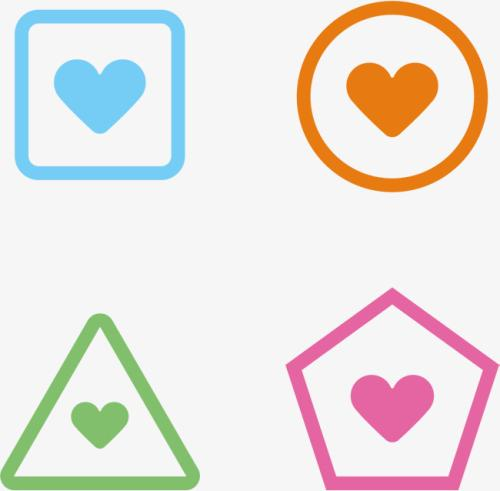
#> input picture Opencv_Learning/diffShape.jpg, 500 x 491 px
$ jupyter execute '15 Shape_Detection.ipynb'   (older library calls are emulated)
#> lines starting #> are read from the running program, lines starting #| are printed output that depends on the picture; after the words box and inside, x2 and y2 are one past the last pixel; in counts of white or black regions, pixels touching at a corner belong together
[cell 1]
import numpy as np
import cv2

# img = cv2.imread('noodle.png', 1)
# imgray = cv2.imread('noodel.png', 0)
img = cv2.imread('diffShape.jpg', 1)
#> img is the input picture: shape (491, 500, 3); mean B, G, R 224.8, 228.2, 233
imgray = cv2.imread('diffShape.jpg', 0)
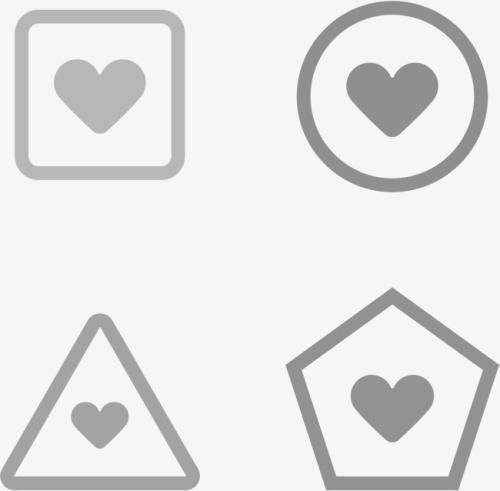
#> imgray: shape (491, 500); min 128, max 255, mean 229.3

_, threshold = cv2.threshold(imgray, 204, 255, cv2.THRESH_BINARY)
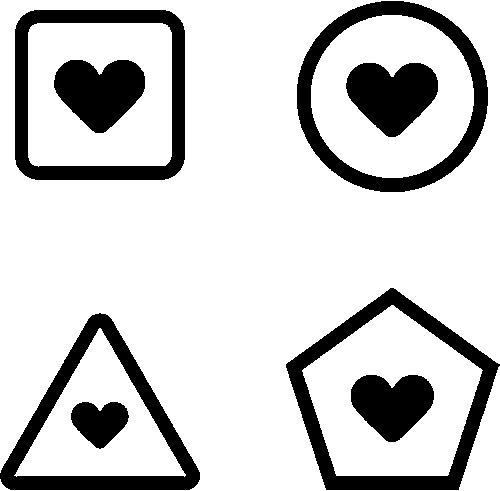
#> threshold: shape (491, 500); 80.8% white; 8 black regions
# CHAIN_APPROX_NONE:存储所有边界点 CHAIN_APPROX_SIMPLE:压缩垂直、水平、对角方向，只保留端点
_, contours, _ = cv2.findContours(threshold, cv2.RETR_TREE, cv2.CHAIN_APPROX_NONE)
#> contours = 11 contours; largest, box (x1, y1, x2, y2) and area: (0, 0, 500, 491) 193338, (296, 0, 489, 193) 29046, (14, 9, 186, 181) 28714, (302, 305, 483, 476) 21181, (311, 15, 474, 178) 20698

for contour in contours:
    # arcLength: 计算周长
    approx = cv2.approxPolyDP(contour, 0.01 * cv2.arcLength(contour, True),
                              True)  # 多边形拟合曲线, epsilon 拟合精度
    cv2.drawContours(img, [approx], 0, (0, 0, 0),3)  # contourIdx=0,处理一个contour
    x = approx.ravel()[0]
    y = approx.ravel()[1] -15 # 字体离contour远一点
    if len(approx) == 3:  # triangle
        cv2.putText(img,"Triangle",(x,y),cv2.FONT_HERSHEY_SIMPLEX, 0.5,(0,0,0))
    if len(approx) == 4:  # rectangle or square
        (x1,y1,w,h) = cv2.boundingRect(approx)
        aspectRatio = float(w)/h
        print(aspectRatio)
        if aspectRatio >= 0.95 and aspectRatio <= 1.05:
            cv2.putText(img,"Square",(x,y),cv2.FONT_HERSHEY_SIMPLEX, 0.5,(0,0,0))
        else:
            cv2.putText(img,"Rectangle",(x,y),cv2.FONT_HERSHEY_SIMPLEX, 0.5,(0,0,0))
    if len(approx) == 5:  # pentagon
        cv2.putText(img,"Pentagon",(x,y),cv2.FONT_HERSHEY_SIMPLEX, 0.5,(0,0,0))
    if len(approx) == 10:
        cv2.putText(img,"Star",(x,y),cv2.FONT_HERSHEY_SIMPLEX, 0.5,(0,0,0))
    else:
        cv2.putText(img,"Circle",(x,y),cv2.FONT_HERSHEY_SIMPLEX, 0.5,(0,0,0))
#> this loop made 11 passes
#> (x, y) on passes 2 to 11: (77, 388), (302, 355), (350, 374), (0, -15), (23, -1), (32, 10), (53, 65), (381, -15), (382, 0), (345, 68)
#> (approx, x, y) on pass 1: ([[99, 328], [14, 475], [184, 476]], 99, 313)
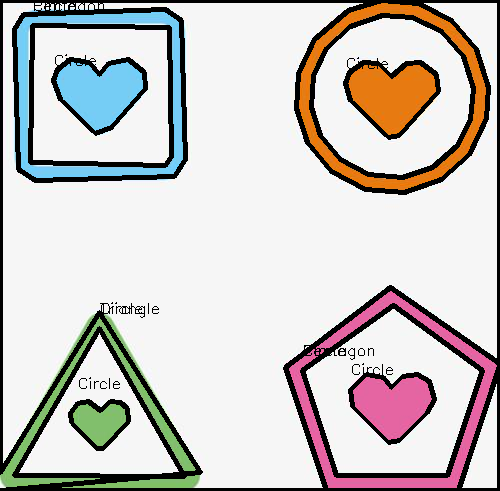
#> img: shape (491, 500, 3); 13.36% of pixels changed, all inside (x1, y1, x2, y2) = (0, 0, 500, 491)


cv2.imshow('img', img)
cv2.waitKey(0)
cv2.destroyAllWindows()

[cell 2]
import numpy as np
import cv2

def nothing():
    pass
# img = cv2.imread('noodle.png', 1)
# imgray = cv2.imread('noodel.png', 0)
# img = cv2.imread('diffShape.jpg', 1)
img = cv2.imread('diffShape.jpg', 0)

cv2.namedWindow("tracking")
cv2.createTrackbar("l_T","tracking",113,255,nothing)
cv2.createTrackbar("u_T","tracking",255,255,nothing)

while True:
    l_T=cv2.getTrackbarPos("l_T","tracking")
#> l_T = 113
    u_T=cv2.getTrackbarPos("u_T","tracking")
#> u_T = 255
    _,mask = cv2.threshold(img,l_T,u_T,cv2.THRESH_BINARY_INV)
#> mask: shape (491, 500); every value is 0
    cv2.imshow('img',img)
    cv2.imshow('mask',mask)
    key = cv2.waitKey(1)
#> (key Esc is pressed here)
    if key == 27:
        break
cv2.destroyAllWindows()

$ run again, with Opencv_Learning/color.jpg copied over Opencv_Learning/diffShape.jpg
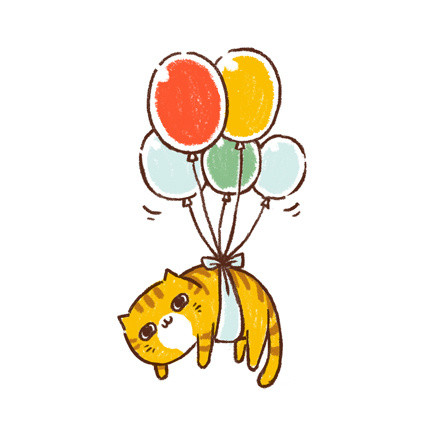
#> input picture Opencv_Learning/color.jpg, 430 x 430 px
#> img is the input picture: shape (430, 430, 3); mean B, G, R 225, 237.2, 245
#> threshold: shape (430, 430); 86.4% white; 9 black regions (1 under 20 px)
#> contours = 136 contours, 115 with area under 20; largest, box (x1, y1, x2, y2) and area: (0, 0, 430, 430) 184041, (116, 46, 307, 390) 26573, (154, 58, 222, 147) 4468, (157, 312, 197, 353) 1093, (227, 189, 263, 255) 912
#> the loop `for contour in contours:` made 136 passes
#> (approx, x, y, x1, y1, w, h, aspectRatio) on passes 1, 7, 22, 32, 52: ([[0, 0], [0, 429], [429, 429], [429, 0]], 0, -15, 0, 0, 430, 430, 1), ([[211, 76], [212, 75], [213, 76], [212, 77]], 211, 61, 211, 75, 3, 3, 1), ([[143, 350], [143, 351], [144, 352], [144, 351]], 143, 335, 143, 350, 2, 3, 0.667), ([[143, 336], [143, 337], [146, 337], [144, 337]], 143, 321, 143, 336, 4, 2, 2), ([[273, 318], [275, 320], [275, 321], [275, 320]], 273, 303, 273, 318, 3, 4, 0.75)
#> (printed output is left out)
#> after the loop `for contour in contours:`:
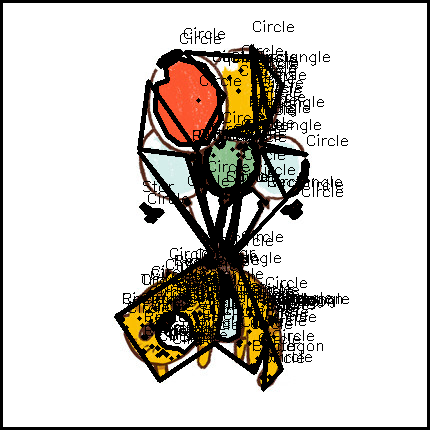
#> img: shape (430, 430, 3); 17.08% of pixels changed, all inside (x1, y1, x2, y2) = (0, 0, 430, 430)
#> l_T = 113
#> u_T = 255
#> `_,mask = cv2.threshold(img,l_T,u_T,cv2.THRESH_BINARY_INV)`:
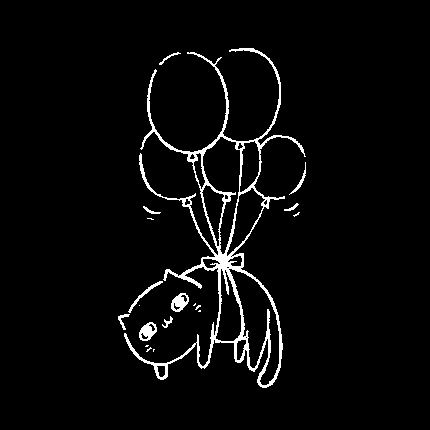
#> mask: shape (430, 430); 3.6% white; 19 white regions (9 under 20 px), largest, box (x1, y1, x2, y2) and area: (124, 48, 306, 388) 5768, (171, 293, 189, 312) 205, (139, 322, 157, 341) 203
